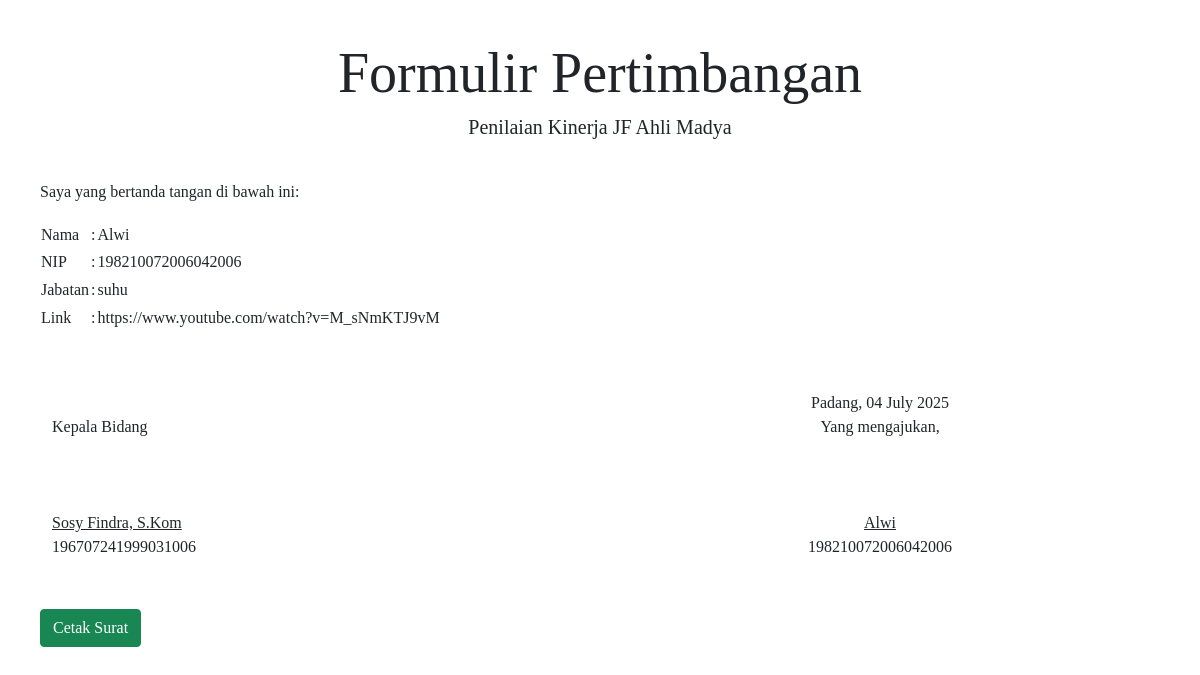
Page /surat.php?Nomor=4 on the earlier database version.
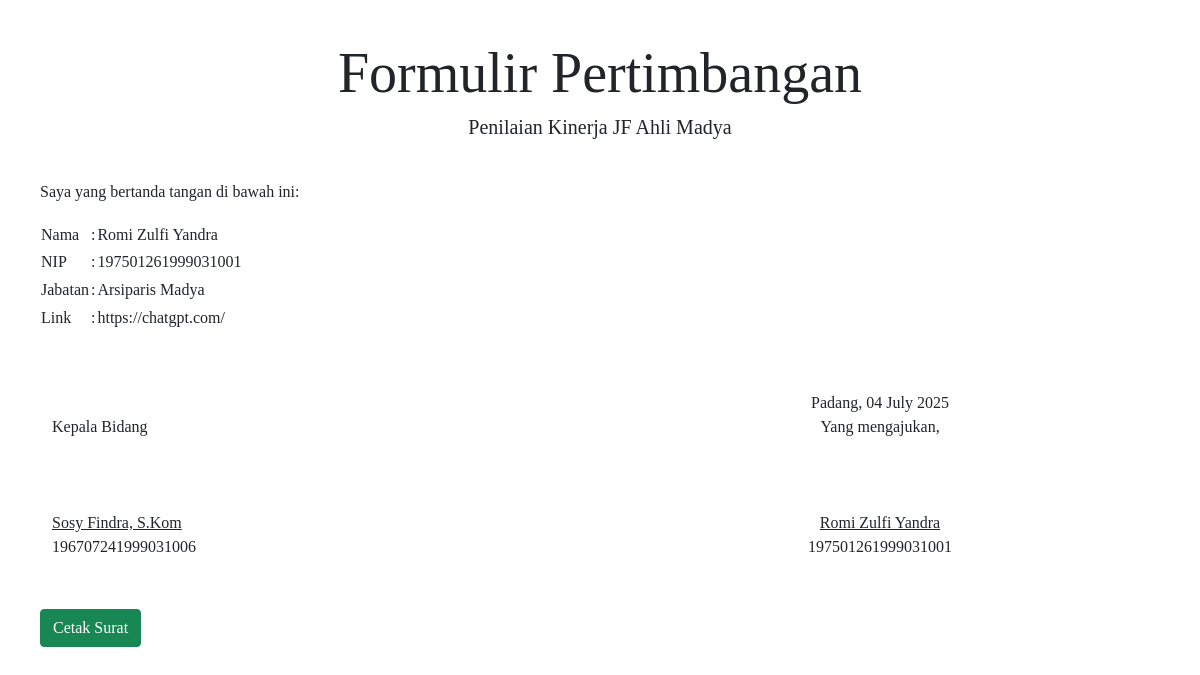
Same page on the later database version.
### tables this page shows
CREATE TABLE `data` (
  `Nomor` int(100) NOT NULL,
  `Nama` varchar(100) NOT NULL,
  `NIP` bigint(100) NOT NULL,
  `Jabatan` varchar(100) NOT NULL,
  `Bidang` varchar(100) NOT NULL,
  `Kabid` varchar(100) NOT NULL,
  `SKP` longblob NOT NULL,
  `Link` varchar(300) NOT NULL,
  `Periode` enum('Awal','TW1','TW2','TW3','Tahunan') NOT NULL,
  `status` enum('pending','disetujui','revisi') DEFAULT NULL,
  `komentar` text NOT NULL,
  `tanggal` datetime DEFAULT current_timestamp()
);

### surat.php (the view, shortened to what this page needs)
<?php
include "koneksi.php";
$Nomor = $_GET['Nomor'];
$query = mysqli_query($connect, "SELECT * FROM data Where Nomor = $Nomor") or die(mysqli_error($connect));
$pecah = mysqli_fetch_assoc($query);
?>
<!DOCTYPE html>
<html>
<head>
    <link href="https://cdn.jsdelivr.net/npm/bootstrap@5.0.2/dist/css/bootstrap.min.css" rel="stylesheet" />
    <link rel="stylesheet" href="style.css" />
</head>
<body>
<div class="header">
    <h2 class="display-4">Formulir Pertimbangan</h2>
    <h4 class="lead">Penilaian Kinerja JF Ahli Madya</h4>
</div>
<div class="content">
    <p>Saya yang bertanda tangan di bawah ini:</p>
    <table>
        <tr><td>Nama</td><td>:</td><td><?php echo $pecah['Nama']; ?></td></tr>
        <tr><td>NIP</td><td>:</td><td><?php echo $pecah['NIP']; ?></td></tr>
        <tr><td>Jabatan</td><td>:</td><td><?php echo $pecah['Jabatan']; ?></td></tr>
        <tr><td>Link</td><td>:</td><td><?php echo $pecah['Link']; ?></td></tr>
    </table>
</div>
<section>
<div class="ttd container">
    <div class="row">
        <div class="col-sm left">
            <br>
            Kepala Bidang<br><br><br><br>
            <u><?php echo $pecah['Kabid']; ?></u><br>
            <?php
            if ($pecah['Kabid']=="Sosy Findra, S.Kom"){ echo "196707241999031006";}
            ?>
        </div>
        <div class="col-sm right">
            Padang, <?php echo date("d F Y"); ?><br>
            Yang mengajukan,<br><br><br><br>
            <u><?php echo $pecah['Nama']; ?></u><br>
            <?php echo $pecah['NIP']; ?>
        </div>
    </div>
</div>
</section>
<div class="no-print" style="margin-top: 50px;">
    <button class="btn btn-success" onclick="window.print()">Cetak Surat</button>
</div>
</body>
</html>

Differences in the rows shown:
changed data "Sosy Findra, S.Kom": Nama "Alwi" → "Romi Zulfi Yandra"; NIP "198210072006042006" → "197501261999031001"; Jabatan "suhu" → "Arsiparis Madya"; Link "https://www.youtube.com/watch?v=M_sNmKTJ9vM" → "https://chatgpt.com/"
